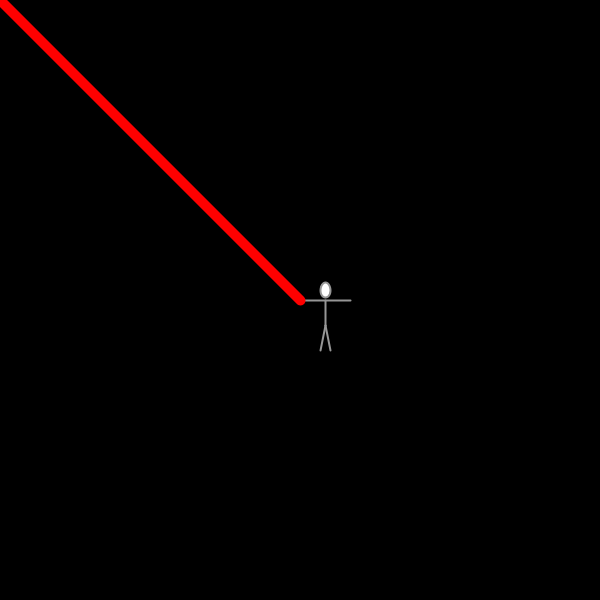
Frame 1 (no input)
Frame 60 (the mouse pressed at the canvas centre just before this capture): identical to frame 1, image omitted
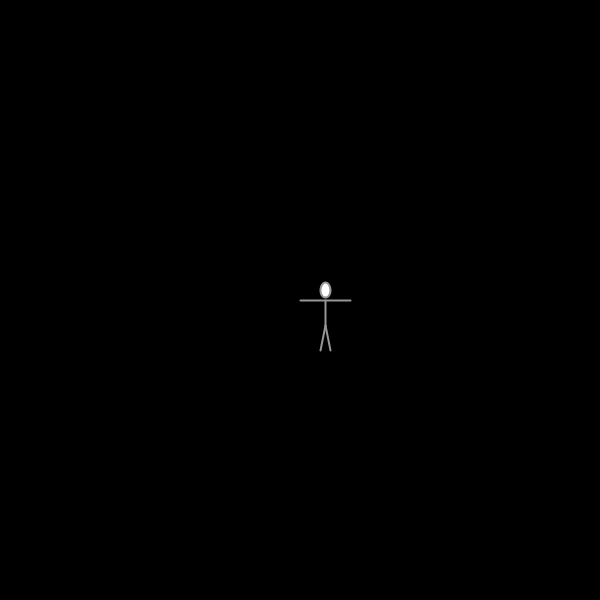
Frame 120 (the mouse held since frame 60 and released just before this capture)

The Processing sketch that drew these frames (run headless with seeded random() and noise(); from frame 60 on, the mouse is pressed at the canvas centre):

// Processing sketch: processing_90482
// ── processing_90482.pde

void setup() {
  size(600, 600);
  smooth();
  rectMode(CORNERS);
  frameRate(20);
  }
 
void draw() {
background(0);
strokeWeight(2);
stroke(150);
line(300,300,350,300);
line(325,300,325,325);
line(325,325,320,350);
line(325,325,330,350);
ellipse(325,290,10,15);
strokeCap(ROUND);
strokeJoin(ROUND);
strokeWeight(10);
stroke(255,0,0);
  fill(255);
   
  triangle(300,300,mouseX, mouseY, pmouseX, pmouseY);
 }
